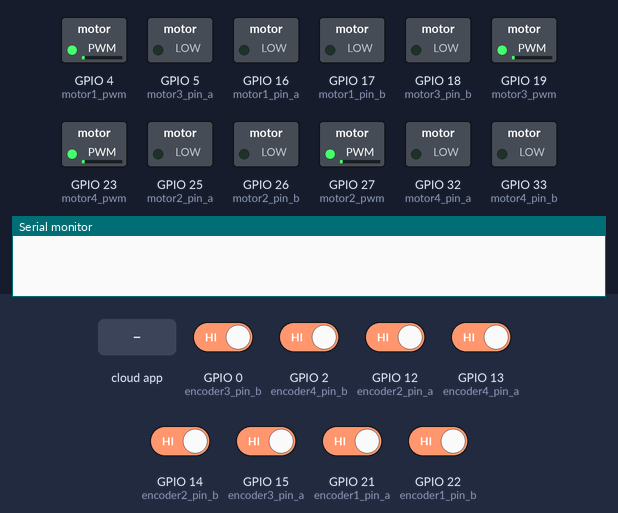
The sketch below on a simulated ESP32. Parts: switched loads named in the sketch (green lamp = pin HIGH), the last lines printed to the serial monitor. The inputs (shaded band) are chosen by the test bench; at power-on: GPIO 0 (encoder3_pin_b), GPIO 2 (encoder4_pin_b), GPIO 12 (encoder2_pin_a), GPIO 13 (encoder4_pin_a), GPIO 14 (encoder2_pin_b), GPIO 15 (encoder3_pin_a), GPIO 21 (encoder1_pin_a), GPIO 22 (encoder1_pin_b) HIGH. The ROS host is connected and sends only what is stated.

Above: at 1.2 s.
1.3 s: the phone or cloud app sets angular.z to -100
At 2.8 s:
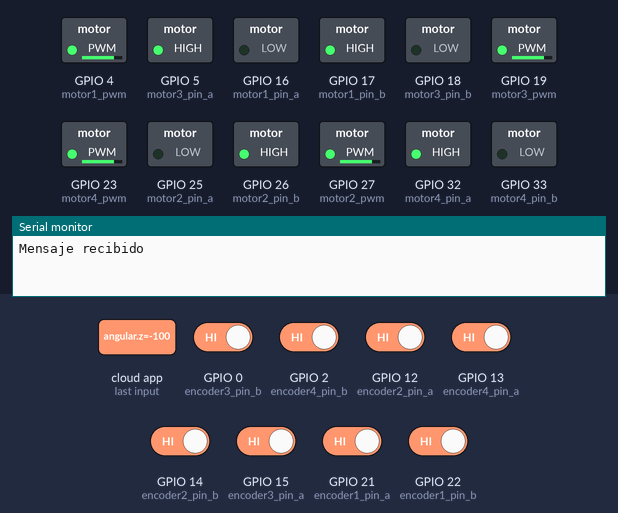
4.3 s: the phone or cloud app sets linear.x to 100
At 4.7 s:
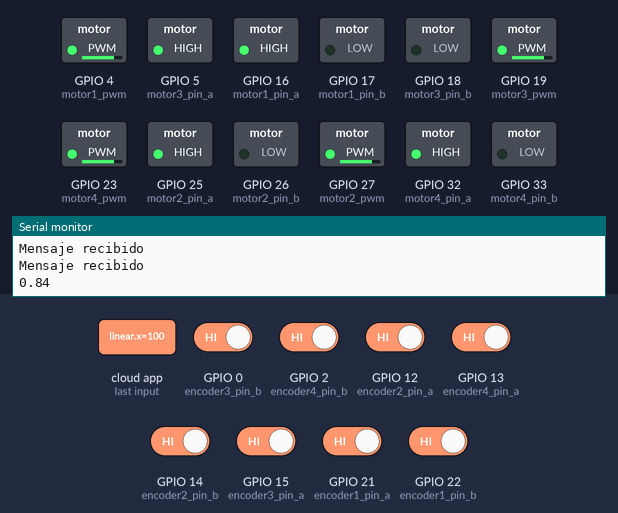
5.8 s: the phone or cloud app sets linear.x to -100
At 7.0 s:
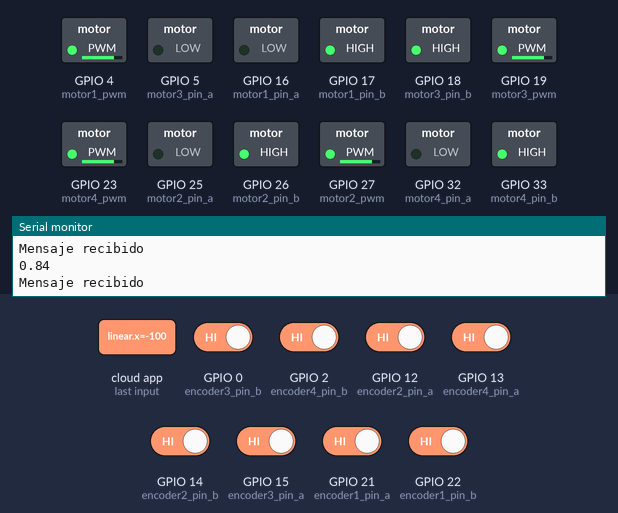
7.3 s: the phone or cloud app sets linear.x to 0
At 8.1 s:
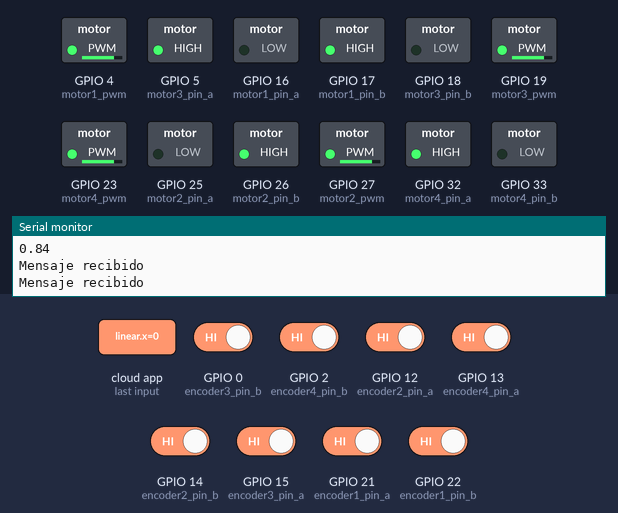
8.8 s: the phone or cloud app sets angular.z to 100
At 9.3 s:
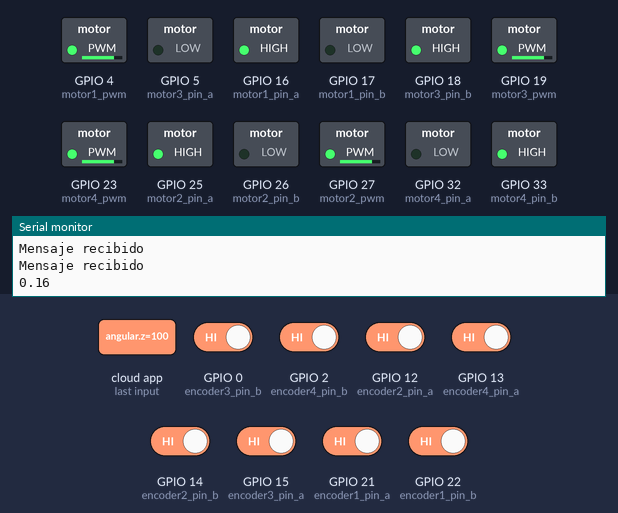
10.3 s: the phone or cloud app sets angular.z to 0
At 10.7 s:
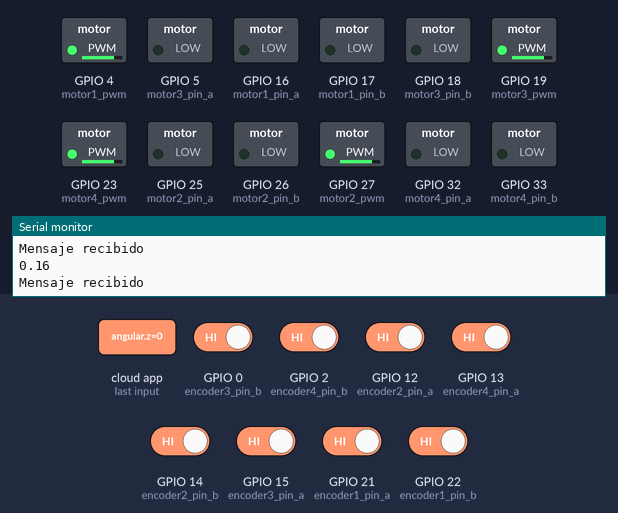
Timing chart, 0 to 12.8 s (numbered marks = the images above; inputs shaded):
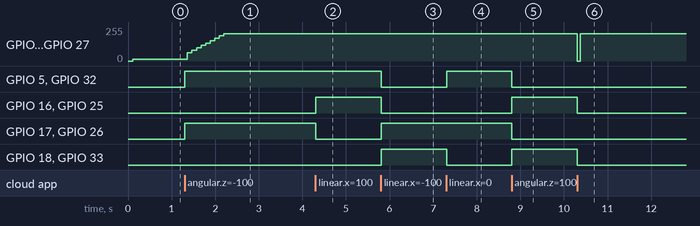

Measured:
- after the input at 1.3 s, GPIO 4 (motor1_pwm), GPIO 19 (motor3_pwm), GPIO 23 (motor4_pwm), GPIO 27 (motor2_pwm): moves from 15/255 to 203/255 over 0.84 s, starting after 0.06 s; GPIO 5 (motor3_pin_a), GPIO 17 (motor1_pin_b), GPIO 26 (motor2_pin_b), GPIO 32 (motor4_pin_a): LOW → HIGH at once
- after the input at 4.3 s, GPIO 16 (motor1_pin_a), GPIO 25 (motor2_pin_a): LOW → HIGH at once; GPIO 17 (motor1_pin_b), GPIO 26 (motor2_pin_b): HIGH → LOW at once
- after the input at 5.8 s, GPIO 5 (motor3_pin_a), GPIO 16 (motor1_pin_a), GPIO 25 (motor2_pin_a), GPIO 32 (motor4_pin_a): HIGH → LOW at once; GPIO 17 (motor1_pin_b), GPIO 18 (motor3_pin_b), GPIO 26 (motor2_pin_b), GPIO 33 (motor4_pin_b): LOW → HIGH at once
- after the input at 7.3 s, GPIO 5 (motor3_pin_a), GPIO 32 (motor4_pin_a): LOW → HIGH at once; GPIO 18 (motor3_pin_b), GPIO 33 (motor4_pin_b): HIGH → LOW at once
- after the input at 8.8 s, GPIO 5 (motor3_pin_a), GPIO 17 (motor1_pin_b), GPIO 26 (motor2_pin_b), GPIO 32 (motor4_pin_a): HIGH → LOW at once; GPIO 16 (motor1_pin_a), GPIO 18 (motor3_pin_b), GPIO 25 (motor2_pin_a), GPIO 33 (motor4_pin_b): LOW → HIGH at once
- after the input at 10.3 s, GPIO 4 (motor1_pwm), GPIO 19 (motor3_pwm), GPIO 23 (motor4_pwm), GPIO 27 (motor2_pwm): 203/255 → 0/255 at once, → 203/255 0.07 s later; GPIO 16 (motor1_pin_a), GPIO 18 (motor3_pin_b), GPIO 25 (motor2_pin_a), GPIO 33 (motor4_pin_b): HIGH → LOW at once

The sketch:

omnidirecctional_robot.ino
```cpp
#include <Arduino.h>
#include <PID_v1.h>
#include <ros.h>
#include <geometry_msgs/Twist.h>

// const char* ssid = "Flia Gonzales";
// const char* password = "AVEG@12375358";

ros::NodeHandle nh;

// Motor 1
const int motor1_pin_a = 16;
const int motor1_pin_b = 17;
const int motor1_pwm = 4;

// Motor 2
const int motor2_pin_a = 25;
const int motor2_pin_b = 26;
const int motor2_pwm = 27;

// Motor 3
const int motor3_pin_a = 5;
const int motor3_pin_b = 18;
const int motor3_pwm = 19;

// Motor 4
const int motor4_pin_a = 32;
const int motor4_pin_b = 33;
const int motor4_pwm = 23;

const int pwm_channel1 = 0;
const int pwm_channel2 = 1;
const int pwm_channel3 = 2;
const int pwm_channel4 = 3;

const int freq = 5000;
const int resolution = 8;

// Encoder Motor 1
const int encoder1_pin_a = 21;
const int encoder1_pin_b = 22;
volatile long encoder_value1 = 0;
bool last_encoder_a1 = LOW;
volatile long pulse1 = 0;

// Encoder Motor 2
const int encoder2_pin_a = 12;
const int encoder2_pin_b = 14;
volatile long encoder_value2 = 0;
bool last_encoder_a2 = LOW;
volatile long pulse2 = 0;

// Encoder Motor 3
const int encoder3_pin_a = 15;
const int encoder3_pin_b = 0;
volatile long encoder_value3 = 0;
bool last_encoder_a3 = LOW;
volatile long pulse3 = 0;

// Encoder Motor 4
const int encoder4_pin_a = 13;
const int encoder4_pin_b = 2;
volatile long encoder_value4 = 0;
bool last_encoder_a4 = LOW;
volatile long pulse4 = 0;

const int pulse_per_revolution = 374*2;
unsigned long previous_millis = 0;

// RPM
float rpm1 = 0.0;
float rpm2 = 0.0;
float rpm3 = 0.0;
float rpm4 = 0.0;

// Control PID
float pwm_motor1;
float pwm_motor1_1;
float motor1_error;
float motor1_error1;
float motor1_error2;

float pwm_motor2;
float pwm_motor2_1;
float motor2_error;
float motor2_error1;
float motor2_error2;

float pwm_motor3;
float pwm_motor3_1;
float motor3_error;
float motor3_error1;
float motor3_error2;

float pwm_motor4;
float pwm_motor4_1;
float motor4_error;
float motor4_error1;
float motor4_error2;

// Definición de las variables PID
double Setpoint1, Input1, Output1;
double Setpoint2, Input2, Output2;
double Setpoint3, Input3, Output3;
double Setpoint4, Input4, Output4;

const double kp_m1 = 0.52998;//0.0079236; //0.18236;
const double ki_m1 = 3.583;//0.75802; //1.5018;
const double kd_m1 = 0.0058866;//0.000020707; //0;

const double kp_m2 = 0.52998;//0.0079236; //0.37922;
const double ki_m2 = 3.583;//0.75802; //2.4627;
const double kd_m2 = 0.0058866;//0.000020707; //0;

const double kp_m3 = 0.52998;//0.0079236;  //0.18236;
const double ki_m3 = 3.583;//0.75802; //1.5018;
const double kd_m3 = 0.0058866;//0.000020707; //0;

const double kp_m4 = 0.52998;//0.0079236; //0.18236;
const double ki_m4 = 3.583;//0.75802; //1.5018;
const double kd_m4 = 0.0058866;//0.000020707; //0;

//Specify the links and initial tuning parameters
PID myPID1(&Input1, &Output1, &Setpoint1, kp_m1, ki_m1, kd_m1, DIRECT);
PID myPID2(&Input2, &Output2, &Setpoint2, kp_m2, ki_m2, kd_m2, DIRECT);
PID myPID3(&Input3, &Output3, &Setpoint3, kp_m3, ki_m3, kd_m3, DIRECT);
PID myPID4(&Input4, &Output4, &Setpoint4, kp_m4, ki_m4, kd_m4, DIRECT);

const float R = 0.03; // Radio de las ruedas en metros (ajustar según tu robot)
const float L = 0.07; // Distancia desde el centro al eje X en metros (ajustar)
const float W = 0.093; // Distancia desde el centro al eje Y en metros (ajustar)


void cmd_velCallback( const geometry_msgs::Twist& msg)
{
  Serial.println("Mensaje recibido");

  if (msg.linear.x == 0.0 && msg.linear.y == 0.0 && msg.angular.z == 0.0) {
    // Detener todos los motores
    Setpoint1 = 0;
    Setpoint2 = 0;
    Setpoint3 = 0;
    Setpoint4 = 0;

    // Asegurarse de que los PWM estén en 0
    ledcWrite(pwm_channel1, 0);
    ledcWrite(pwm_channel2, 0);
    ledcWrite(pwm_channel3, 0);
    ledcWrite(pwm_channel4, 0);

    digitalWrite(motor1_pin_a, LOW);
    digitalWrite(motor1_pin_b, LOW);

    digitalWrite(motor2_pin_a, LOW);
    digitalWrite(motor2_pin_b, LOW);

    digitalWrite(motor3_pin_a, LOW);
    digitalWrite(motor3_pin_b, LOW);

    digitalWrite(motor4_pin_a, LOW);
    digitalWrite(motor4_pin_b, LOW);

    return;  // Salir del callback
  }

  float vx = msg.linear.x;
  float vy = msg.linear.y;
  float wz = msg.angular.z;

  // Aplicando el modelo cinemático
  //float v1 = vx - vy - wz*(L + W);
  //float v2 = vx + vy + wz*(L + W);
  //float v4 = vx - vy + wz*(L + W);
  //float v3 = vx + vy - wz*(L + W);

  float v1 = vx + vy + wz*(L + W);
  float v2 = vx - vy + wz*(L + W);
  float v4 = vx + vy - wz*(L + W);
  float v3 = vx - vy - wz*(L + W);

  // Convertir las velocidades a RPM
  rpm1 = linearToRPM(v1, R);
  rpm2 = linearToRPM(v2, R);
  rpm3 = linearToRPM(v3, R);
  rpm4 = linearToRPM(v4, R);

  // Establecer la dirección de cada motor
  setMotorDirection(1, v1);
  setMotorDirection(2, v2);
  setMotorDirection(3, v3);
  setMotorDirection(4, v4);

  // Usar el valor absoluto de las RPM como setpoint para el PID
  Setpoint1 = abs(rpm1);
  Setpoint2 = abs(rpm2);
  Setpoint3 = abs(rpm3);
  Setpoint4 = abs(rpm4);

}

ros::Subscriber<geometry_msgs::Twist> sub("/cmd_vel", &cmd_velCallback);

void setup()
{

  // Inicializar todas las lecturas en 0
  pinMode(motor1_pin_a, OUTPUT);
  pinMode(motor1_pin_b, OUTPUT);
  pinMode(motor2_pin_a, OUTPUT);
  pinMode(motor2_pin_b, OUTPUT);
  pinMode(motor3_pin_a, OUTPUT);
  pinMode(motor3_pin_b, OUTPUT);
  pinMode(motor4_pin_a, OUTPUT);
  pinMode(motor4_pin_b, OUTPUT);

  //Confuiguracion de los PWM
  ledcSetup(pwm_channel1, freq, resolution);
  ledcAttachPin(motor1_pwm, pwm_channel1);

  ledcSetup(pwm_channel2, freq, resolution);
  ledcAttachPin(motor2_pwm, pwm_channel2);

  ledcSetup(pwm_channel3, freq, resolution);
  ledcAttachPin(motor3_pwm, pwm_channel3);

  ledcSetup(pwm_channel4, freq, resolution);
  ledcAttachPin(motor4_pwm, pwm_channel4);

  // Configuracion de los pines del encoder
  pinMode(encoder1_pin_a, INPUT_PULLUP);
  pinMode(encoder1_pin_b, INPUT_PULLUP);
  pinMode(encoder2_pin_a, INPUT_PULLUP);
  pinMode(encoder2_pin_b, INPUT_PULLUP);
  pinMode(encoder3_pin_a, INPUT_PULLUP);
  pinMode(encoder3_pin_b, INPUT_PULLUP);
  pinMode(encoder4_pin_a, INPUT_PULLUP);
  pinMode(encoder4_pin_b, INPUT_PULLUP);

  //Adjuntando interrupciones para el encoder
  attachInterrupt(digitalPinToInterrupt(encoder1_pin_a), handle_encoder_a1, CHANGE);
  attachInterrupt(digitalPinToInterrupt(encoder1_pin_b), handle_encoder_b1, CHANGE);
  attachInterrupt(digitalPinToInterrupt(encoder2_pin_a), handle_encoder_a2, CHANGE);
  attachInterrupt(digitalPinToInterrupt(encoder2_pin_b), handle_encoder_b2, CHANGE);
  attachInterrupt(digitalPinToInterrupt(encoder3_pin_a), handle_encoder_a3, CHANGE);
  attachInterrupt(digitalPinToInterrupt(encoder3_pin_b), handle_encoder_b3, CHANGE);
  attachInterrupt(digitalPinToInterrupt(encoder4_pin_a), handle_encoder_a4, CHANGE);
  attachInterrupt(digitalPinToInterrupt(encoder4_pin_b), handle_encoder_b4, CHANGE);

  //Varibales PID
  Setpoint1 = 0;
  Input1 = rpm1;
  Output1 = 0;

  Setpoint2 = 0;
  Input2 = rpm2;
  Output2 = 0;

  Setpoint3 = 0;
  Input3 = rpm3;
  Output3 = 0;

  Setpoint4 = 0;
  Input4 = rpm4;
  Output4 = 0;

  //turn the PID on
  myPID1.SetMode(AUTOMATIC);
  myPID1.SetOutputLimits(30.0 * (255.0/500.0), 400.0 * (255.0/500.0));

  myPID2.SetMode(AUTOMATIC);
  myPID2.SetOutputLimits(30.0 * (255.0/500.0), 400.0 * (255.0/500.0));

  myPID3.SetMode(AUTOMATIC);
  myPID3.SetOutputLimits(30.0 * (255.0/500.0), 400.0 * (255.0/500.0));

  myPID4.SetMode(AUTOMATIC);
  myPID4.SetOutputLimits(30.0 * (255.0/500.0), 400.0 * (255.0/500.0));

  nh.initNode();
  nh.subscribe(sub);
}

void loop()
{

  unsigned long current_millis = millis();

  if(current_millis - previous_millis >= 100)
  {
    previous_millis = current_millis;

    rpm1 = 10 * pulse1 * (60.0 / 748);
    rpm2 = 10 * pulse2 * (60.0 / 748);
    rpm3 = 10 * pulse3 * (60.0 / 748);
    rpm4 = 10 * pulse4 * (60.0 / 748);

    Input1 = rpm1;
    myPID1.Compute();
    ledcWrite(pwm_channel1, Output1);
    Input2 = rpm2;
    myPID2.Compute();
    ledcWrite(pwm_channel2, Output2);
    Input3 = rpm3;
    myPID3.Compute();
    ledcWrite(pwm_channel3, Output3);
    Input4 = rpm4;
    myPID4.Compute();
    ledcWrite(pwm_channel4, Output4);

    //Serial.print("Velocidad Motor 1: ");
    //Serial.println(rpm1);
    //Serial.print("Velocidad Motor 2: ");
    //Serial.println(rpm2);
    //Serial.print("Velocidad Motor 3: ");
    //Serial.println(rpm3);
    //Serial.print("Velocidad Motor 4: ");
    //Serial.println(rpm4);

    pulse1 = 0;
    pulse2 = 0;
    pulse3 = 0;
    pulse4 = 0;
  }
  nh.spinOnce();
  delay(10);
}

float linearToRPM(float v, float R)
{
  return v * 60 / (2 * PI * R);
}

void setMotorDirection(int motor, float speed)
{
  if (motor == 1) {
    if (speed > 0) {
      Serial.println(speed);
      digitalWrite(motor1_pin_a, HIGH);
      digitalWrite(motor1_pin_b, LOW);
    } else {
      digitalWrite(motor1_pin_a, LOW);
      digitalWrite(motor1_pin_b, HIGH);
    }
  }

  if (motor == 2) {
    if (speed > 0) {
      digitalWrite(motor2_pin_a, HIGH);
      digitalWrite(motor2_pin_b, LOW);
    } else {
      digitalWrite(motor2_pin_a, LOW);
      digitalWrite(motor2_pin_b, HIGH);
    }
  }

  if (motor == 3) {
    if (speed > 0) {
      digitalWrite(motor3_pin_a, HIGH);  // Invertido
      digitalWrite(motor3_pin_b, LOW); // Invertido
    } else {
      digitalWrite(motor3_pin_a, LOW); // Invertido
      digitalWrite(motor3_pin_b, HIGH);  // Invertido
    }
  }

  if (motor == 4) {
    if (speed > 0) {
      digitalWrite(motor4_pin_a, HIGH);
      digitalWrite(motor4_pin_b, LOW);
    } else {
      digitalWrite(motor4_pin_a, LOW);
      digitalWrite(motor4_pin_b, HIGH);
    }
  }

}

void handle_encoder_a1()
{
  if (digitalRead(encoder1_pin_a) != last_encoder_a1) {
    if (digitalRead(encoder1_pin_a) != digitalRead(encoder1_pin_b)) {
      encoder_value1++;
    } else {
      encoder_value1--;
    }
    pulse1++;
  }
  last_encoder_a1 = digitalRead(encoder1_pin_a);
}

void handle_encoder_b1() {
  if (digitalRead(encoder1_pin_a) == digitalRead(encoder1_pin_b)) {
    encoder_value1++;
  } else {
    encoder_value1--;
  }
  pulse1++;
}

void handle_encoder_a2()
{
  if (digitalRead(encoder2_pin_a) != last_encoder_a2) {
    if (digitalRead(encoder2_pin_a) != digitalRead(encoder2_pin_b)) {
      encoder_value2++;
    } else {
      encoder_value2--;
    }
    pulse2++;
  }
  last_encoder_a2 = digitalRead(encoder2_pin_a);
}

void handle_encoder_b2() {
  if (digitalRead(encoder2_pin_a) == digitalRead(encoder2_pin_b)) {
    encoder_value2++;
  } else {
    encoder_value2--;
  }
  pulse2++;
}

void handle_encoder_a3()
{
  if (digitalRead(encoder3_pin_a) != last_encoder_a3) {
    if (digitalRead(encoder3_pin_a) != digitalRead(encoder3_pin_b)) {
      encoder_value3++;
    } else {
      encoder_value3--;
    }
    pulse3++;
  }
  last_encoder_a3 = digitalRead(encoder3_pin_a);
}

void handle_encoder_b3() {
  if (digitalRead(encoder3_pin_a) == digitalRead(encoder3_pin_b)) {
    encoder_value3++;
  } else {
    encoder_value3--;
  }
  pulse3++;
}

void handle_encoder_a4()
{
  if (digitalRead(encoder4_pin_a) != last_encoder_a4) {
    if (digitalRead(encoder4_pin_a) != digitalRead(encoder4_pin_b)) {
      encoder_value4++;
    } else {
      encoder_value4--;
    }
    pulse4++;
  }
  last_encoder_a4 = digitalRead(encoder4_pin_a);
}

void handle_encoder_b4() {
  if (digitalRead(encoder4_pin_a) == digitalRead(encoder4_pin_b)) {
    encoder_value4++;
  } else {
    encoder_value4--;
  }
  pulse4++;
}
```
